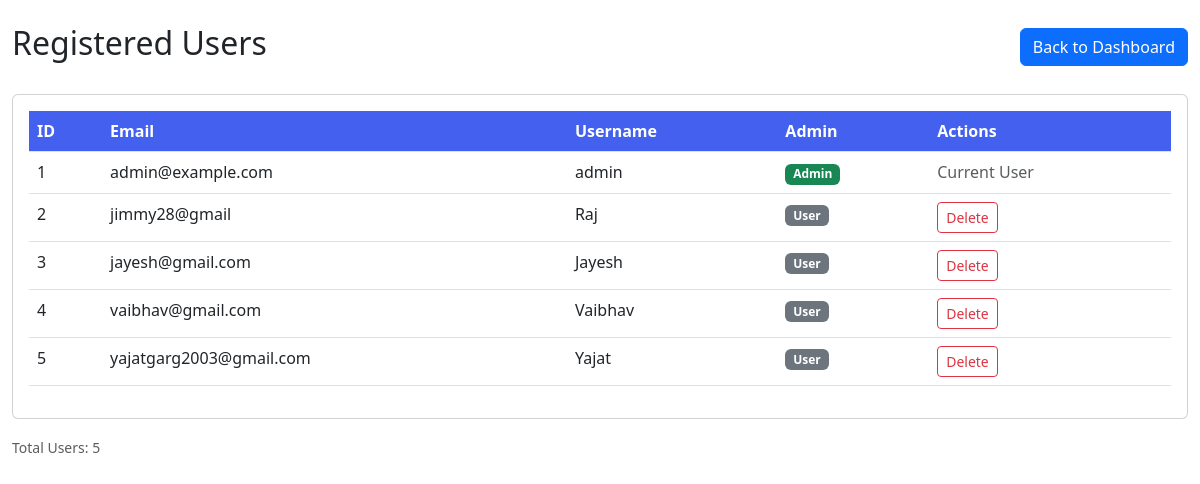
The page /view-users (signed in) on the database its author committed.
### tables this page shows
CREATE TABLE users (
            id INTEGER PRIMARY KEY AUTOINCREMENT,
            email TEXT NOT NULL UNIQUE,
            username TEXT NOT NULL UNIQUE,
            password TEXT NOT NULL,
            is_admin INTEGER DEFAULT 0
        );

### app.py (the view)
@app.route('/view-users')
def view_users():
    if 'username' not in session:
        flash('Please log in to access this page', 'warning')
        return redirect(url_for('login'))
    if not session.get('is_admin', 0):
        flash('Access denied. Admin privileges required.', 'danger')
        return redirect(url_for('dashboard'))
    conn = get_db()
    cur = conn.cursor()
    cur.execute("SELECT id, email, username, is_admin FROM users ORDER BY id")
    users = cur.fetchall()
    conn.close()
    return render_template('view_users.html', users=users)

### app.py (called while the page is built)
def get_db():
    conn = sqlite3.connect('users.db')
    conn.row_factory = sqlite3.Row
    return conn

### templates/view_users.html (shortened to what this page needs)
<!DOCTYPE html>
<html lang="en">
<head>
    <link href="https://cdn.jsdelivr.net/npm/bootstrap@5.3.0/dist/css/bootstrap.min.css" rel="stylesheet">
</head>
<body>
    <div class="container mt-4">
        <div class="d-flex justify-content-between align-items-center mb-4">
            <h2>Registered Users</h2>
            <div>
                <a href="{{ url_for('dashboard') }}" class="btn btn-primary">Back to Dashboard</a>
            </div>
        </div>
        <div class="card">
            <div class="card-body">
                <div class="table-responsive">
                    <table class="table table-hover">
                        <thead>
                            <tr>
                                <th>ID</th>
                                <th>Email</th>
                                <th>Username</th>
                                <th>Admin</th>
                                <th>Actions</th>
                            </tr>
                        </thead>
                        <tbody>
                            {% for user in users %}
                            <tr>
                                <td>{{ user['id'] }}</td>
                                <td>{{ user['email'] }}</td>
                                <td>{{ user['username'] }}</td>
                                <td>
                                    {% if user['is_admin'] %}
                                        <span class="badge bg-success">Admin</span>
                                    {% else %}
                                        <span class="badge bg-secondary">User</span>
                                    {% endif %}
                                </td>
                                <td>
                                    {% if user['id'] != session['user_id'] %}
                                        <button class="btn btn-sm btn-outline-danger"
                                        onclick="deleteUser(`{{ user['id'] }}`, `{{ user['username'] | e }}`)">
                                            Delete
                                        </button>
                                    {% else %}
                                        <span class="text-muted">Current User</span>
                                    {% endif %}
                                </td>
                            </tr>
                            {% endfor %}
                        </tbody>
                    </table>
                </div>
            </div>
        </div>
        <div class="mt-3">
            <small class="text-muted">Total Users: {{ users|length }}</small>
        </div>
    </div>
</body>
</html>

### templates/view_users.html (style rules this page uses)
.container { max-width: 1200px; }
.table th { background-color: #4361ee; color: white; }

### rows shown on the page
users: id "1", email "admin@example.com", username "admin", is_admin "Admin", shows "Current User"
users: id "2", email "jimmy28@gmail", username "Raj", is_admin "User"
users: id "3", email "jayesh@gmail.com", username "Jayesh", is_admin "User"
users: id "4", email "vaibhav@gmail.com", username "Vaibhav", is_admin "User"
users: id "5", email "yajatgarg2003@gmail.com", username "Yajat", is_admin "User"

### other values the page prints
{{ users|length }} "5"
